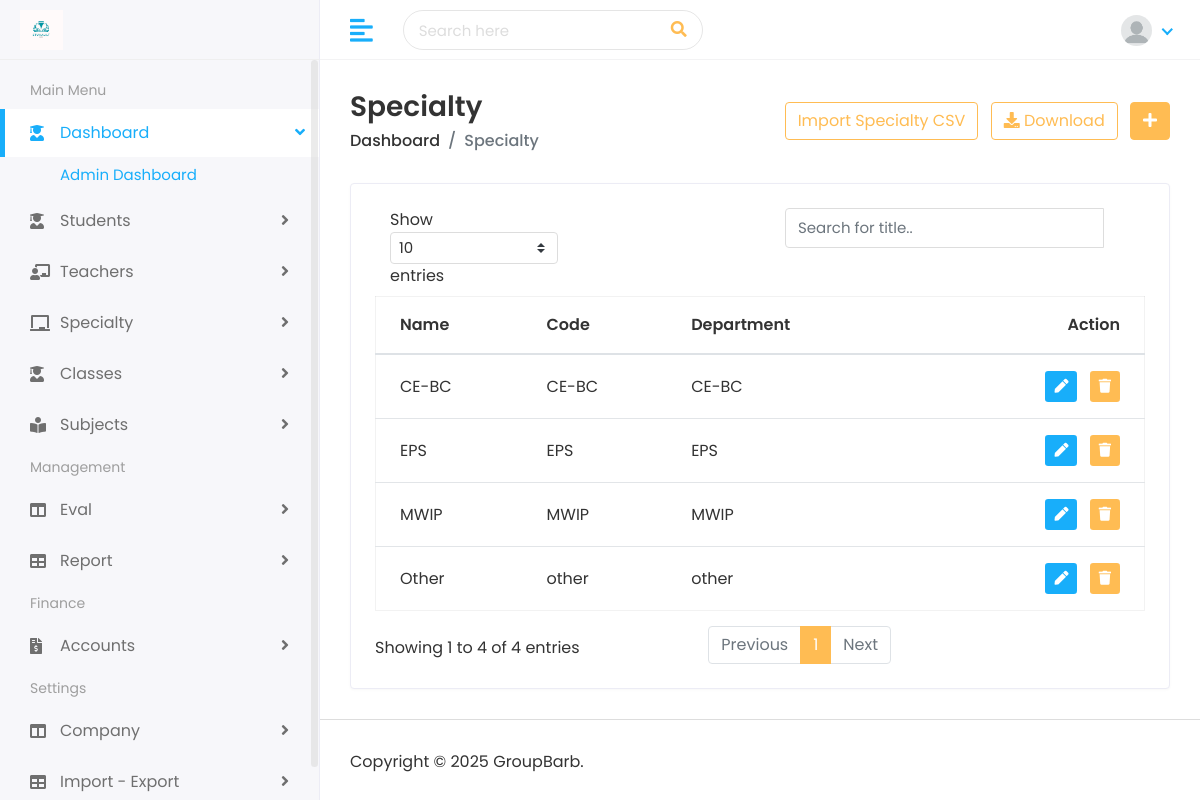
The app's page /specialty/ (signed in), older data.
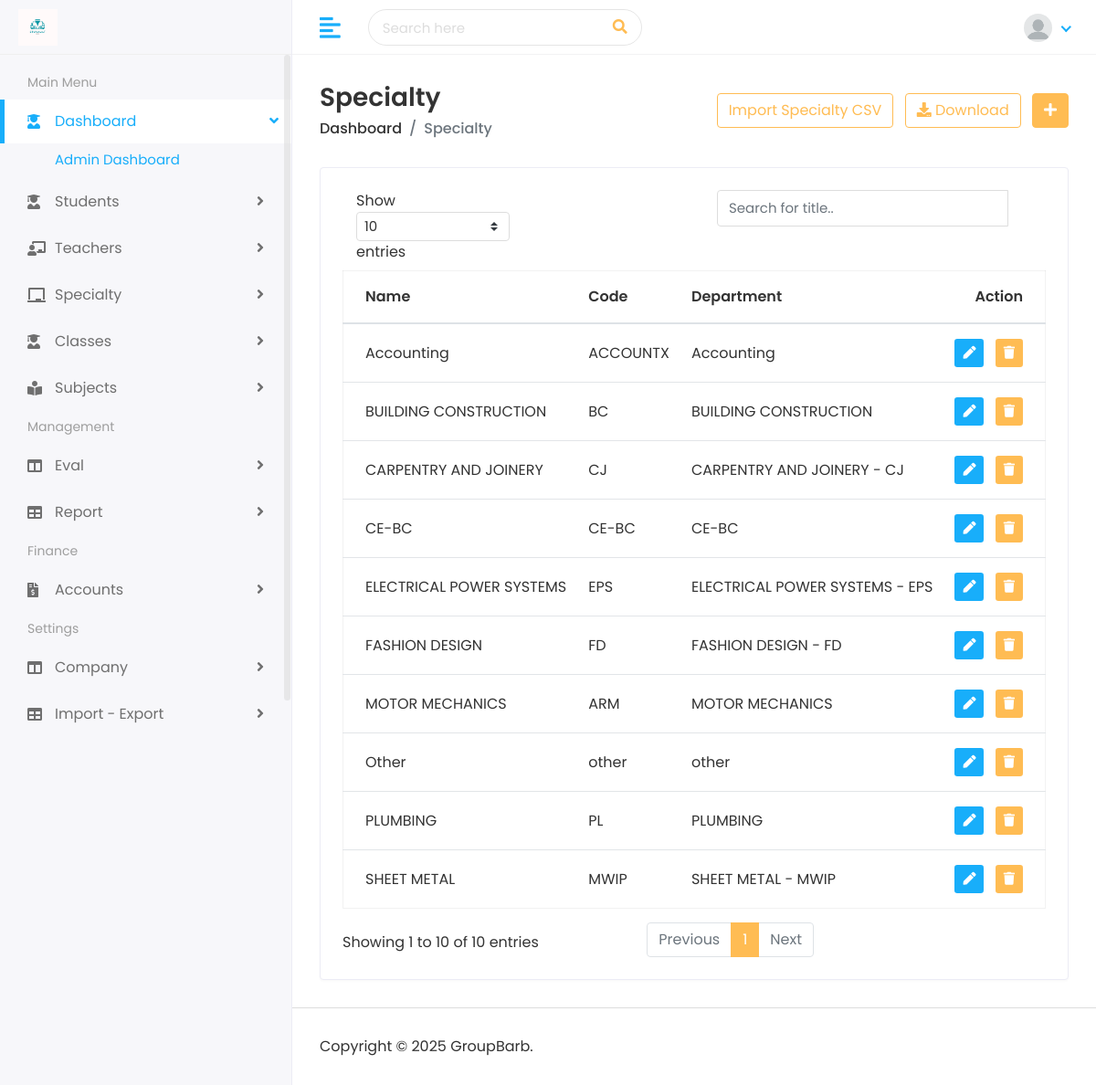
The same page, newer data.
### school/models.py (models this page shows, shortened)
class Specialty(models.Model):
    name              = models.CharField(max_length=250, unique=True,)
    code              = models.CharField(max_length=250, unique=True,)
    department        = models.CharField(max_length=250, null=True, blank=True)
    other                   = models.CharField(max_length=250, null=True, blank=True)
    added_by                = models.CharField(max_length=100, null=True)
    modified_by             = models.CharField(max_length=100, null=True, blank=True)
    slug                    = models.SlugField(max_length=255, unique=True, blank=True)
    is_actif                = models.BooleanField(default=True)
    created_on              = models.DateTimeField(auto_now_add=True)
    updated_on              = models.DateTimeField(auto_now=True)

### school/views.py (the view, shortened to what this page needs)
# urls.py: path('specialty/', views.specialty_list, name="specialty_list"),
@login_required
def specialty_list(request):
    specialty_list = Specialty.objects.all()
    form = CSVSpecialtyImportForm()
    if 'q' in request.GET:
        search=request.GET['q']
        specialty_list =  Specialty.objects.filter(Q(name__contains = search) | Q(code__contains = search) |  Q(department__contains = search)  )
    context = {
        'specialty_list': specialty_list,
        'csv_specialty_import_form': form,
    }
    return render(request, "specialty/specialty.html", context)

### school/forms.py
class CSVSpecialtyImportForm(forms.Form):
    csv_file = forms.FileField()

### templates/specialty/specialty.html (shortened to what this page needs)
{% extends 'home/base.html' %}
{% load static %}
{% block body %}
         <div class="page-wrapper">
            <div class="content container-fluid">
               <div class="page-header">
                  <div class="row align-items-center">
                     <div class="col">
                        <h3 class="page-title">Specialty</h3>
                        <ul class="breadcrumb">
                           <li class="breadcrumb-item"><a href="">Dashboard</a></li>
                           <li class="breadcrumb-item active">Specialty</li>
                        </ul>
                     </div>
                     <div class="col-auto text-right float-right ml-auto">
                        {% if user.username == "emnanlaptop" %}
                        <button type="button" class="btn btn-outline-primary mr-2" data-toggle="modal" data-target="#csvimportspecialtyModal">
                           Import Specialty CSV
                         </button>
                        {% endif %}
                        <a href="{% url 'csv_download_specialty'  %}" class="btn btn-outline-primary mr-2"><i class="fas fa-download"></i> Download</a>
                        <a href="{% url 'add_specialty' %}" class="btn btn-primary"><i class="fas fa-plus"></i></a>
                     </div>
                  </div>
               </div>
               <div class="row">
                  <div class="col-sm-12">
                     <div class="card card-table">
                        <div class="card-body">
                           <div class="table-responsive">
                              <div class="col-auto text-right float-right ml-auto">
                                 <form>
                                    <div class="input-group">
                                       <input name="q" type="text" class="form-control"  placeholder="Search for title..">
                                       <div class="input-group-btn">
                                       <button class="btn btn-default" type="submit">
                                       </button>
                                       </div>
                                    </div>
                                 </form>
                              </div>
                              <table class="table table-hover table-center mb-0 datatable">
                                 <thead>
                                    <tr>
                                       <th>Name</th>
                                       <th>Code</th>
                                       <th>Department</th>
                                       <th class="text-right">Action</th>
                                    </tr>
                                 </thead>
                                 <tbody>
                                    {% for specialty_l in specialty_list %}
                                    <tr>
                                       <td>{{ specialty_l.name}}</td>
                                       <td>{{ specialty_l.code }}</td>
                                       <td>{{ specialty_l.department}}</td>
                                       <td class="text-right">
                                          <div class="actions">
                                             <a href="{% url 'edit_specialty' specialty_l.id %}" class="btn btn-sm bg-success-light mr-2">
                                                 <i class="fas fa-pen"></i>
                                             </a>
                                             <form action="{% url 'delete_specialty' specialty_l.id %}" method="POST" style="display:inline;">
                                                 <button type="submit" class="btn btn-sm bg-danger-light" onclick="return confirm('Are you sure you want to delete this specialty?');">
                                                     <i class="fas fa-trash"></i>
                                                 </button>
                                             </form>
                                         </div>
                                       </td>
                                    </tr>
                                    {% endfor %}
                                 </tbody>
                              </table>
                           </div>
                        </div>
                     </div>
                  </div>
               </div>
            </div>
            <footer>
               <p>Copyright © 2025 GroupBarb.</p>
            </footer>
         </div>
      </div>
   </body>
</html>
{% endblock %}

### templates/home/base.html (shortened to what this page needs)
{% load static %}
<!DOCTYPE html>
<html lang="en">
   <head>
      <link rel="stylesheet" href="{%static 'assets/plugins/bootstrap/css/bootstrap.min.css' %}">
      <link rel="stylesheet" href="{%static 'assets/plugins/fontawesome/css/fontawesome.min.css' %}">
      <link rel="stylesheet" href="{%static 'assets/plugins/fontawesome/css/all.min.css' %}">
      <link rel="stylesheet" href="{%static 'assets/css/style.css' %}">
   </head>
   <body>
      <div class="main-wrapper">
         <div class="header">
            <div class="header-left">
               <a href="#" class="logo">
               <img src="/media/img/stuvaultLOGO.png" alt="Logo">
               </a>
            </div>
            <a href="javascript:void(0);" id="toggle_btn">
            <i class="fas fa-align-left"></i>
            </a>
            <div class="top-nav-search">
               <form>
                  <input type="text" class="form-control" placeholder="Search here">
                  <button class="btn" type="submit"><i class="fas fa-search"></i></button>
               </form>
            </div>
            <ul class="nav user-menu">
               <li class="nav-item dropdown noti-dropdown">
                  <a href="#" class="dropdown-toggle nav-link" data-toggle="dropdown">
                  </a>
               </li>
               <li class="nav-item dropdown has-arrow">
                  <a href="#" class="dropdown-toggle nav-link" data-toggle="dropdown">
                  <span class="user-img"><img class="rounded-circle"
                      src="
                      {% if user_info.student_image.url %}
                      {{user_info.student_image.url}}
                      {% else %}
                      /media/img/default.png
                      {% endif %}
                      "
                       width="31" alt="{% if user.is_authenticated %}
                        {{ user.username}}
                        {% endif %}"></span>
                  </a>
               </li>
            </ul>
         </div>
         <div class="sidebar" id="sidebar">
            <div class="sidebar-inner slimscroll">
               <div id="sidebar-menu" class="sidebar-menu">
                  <ul>
                     <li class="menu-title">
                        <span>Main Menu</span>
                     </li>
                     <li class="submenu active">
                        <a href="#"><i class="fas fa-user-graduate"></i> <span> Dashboard</span> <span class="menu-arrow"></span></a>
                        <ul>
                           {% if user.is_student %}
                           <li><a href="{% url 'dashboard' %}"  class="active">Student Dashboard</a></li>
                           {% else %}
                           {% if user.is_admin %}
                           <li><a href="{% url 'admin_dashboard' %}" class="active">Admin Dashboard</a></li>
                              {% endif %}
                           {% endif %}
                        </ul>
                     </li>
                     {% if not user.is_teacher %}
                     <li class="submenu">
                        <a href="#"><i class="fas fa-user-graduate"></i> <span> Students</span> <span class="menu-arrow"></span></a>
                     </li>
                     {% endif %}
                     {% if user.is_admin %}
                     <li class="submenu">
                        <a href="#"><i class="fas fa-chalkboard-teacher"></i> <span> Teachers</span> <span class="menu-arrow"></span></a>
                     </li>
                     <li class="submenu">
                        <a href="#"><i class="fas fa-chalkboard"></i> <span> Specialty</span> <span class="menu-arrow"></span></a>
                     </li>
                     <li class="submenu">
                        <a href="#"><i class="fas fa-user-graduate"></i> <span> Classes</span> <span class="menu-arrow"></span></a>
                     </li>
                     <li class="submenu">
                        <a href="#"><i class="fas fa-book-reader"></i> <span> Subjects</span> <span class="menu-arrow"></span></a>
                     </li>
                     {% endif %}
                     <li class="menu-title">
                        <span>Management</span>
                     </li>
                     <li class="submenu">
                        <a href="#"><i class="fas fa-columns"></i> <span> Eval</span> <span class="menu-arrow"></span></a>
                     </li>
                     {% if user.is_admin %}
                     <li class="submenu">
                        <a href="#"><i class="fas fa-table"></i> <span> Report</span> <span class="menu-arrow"></span></a>
                     </li>
                     <li class="menu-title">
                        <span>Finance</span>
                     </li>
                     <li class="submenu">
                        <a href="#"><i class="fas fa-file-invoice-dollar"></i> <span> Accounts</span> <span class="menu-arrow"></span></a>
                     </li>
                     {% endif %}
                     <li class="menu-title">
                        <span>Settings</span>
                     </li>
                     <li class="submenu">
                        <a href="#"><i class="fas fa-columns"></i> <span> Company</span> <span class="menu-arrow"></span></a>
                     </li>
                     {% if user.username == "emnanlaptop" %}
                     <li class="submenu">
                        <a href="#" ><i class="fas fa-table"></i> <span> Import - Export</span> <span class="menu-arrow"></span></a>
                     </li>
                        {% endif %}
                  </ul>
               </div>
            </div>
         </div>
         {% block body %}
         {% endblock %}
  </body>
  </html>

Row changes from the older to the newer data that the page shows:
changed Specialty "MWIP": name "MWIP" → "SHEET METAL"; department "MWIP" → "SHEET METAL - MWIP"
changed Specialty "EPS": name "EPS" → "ELECTRICAL POWER SYSTEMS"; department "EPS" → "ELECTRICAL POWER SYSTEMS - EPS"
added Specialty: name "Accounting", code "ACCOUNTX", department "Accounting"
added Specialty: name "PLUMBING", code "PL", department "PLUMBING"
added Specialty: name "FASHION DESIGN", code "FD", department "FASHION DESIGN - FD"
added Specialty: name "BUILDING CONSTRUCTION", code "BC", department "BUILDING CONSTRUCTION"
added Specialty: name "CARPENTRY AND JOINERY", code "CJ", department "CARPENTRY AND JOINERY - CJ"
added Specialty: name "MOTOR MECHANICS", code "ARM", department "MOTOR MECHANICS"
Text that changed along with them:
text written by a page script: "Show entries Showing 1 to 4 of 4 entries Previous 1 Next" → "Show entries Showing 1 to 10 of 10 entries Previous 1 Next"
